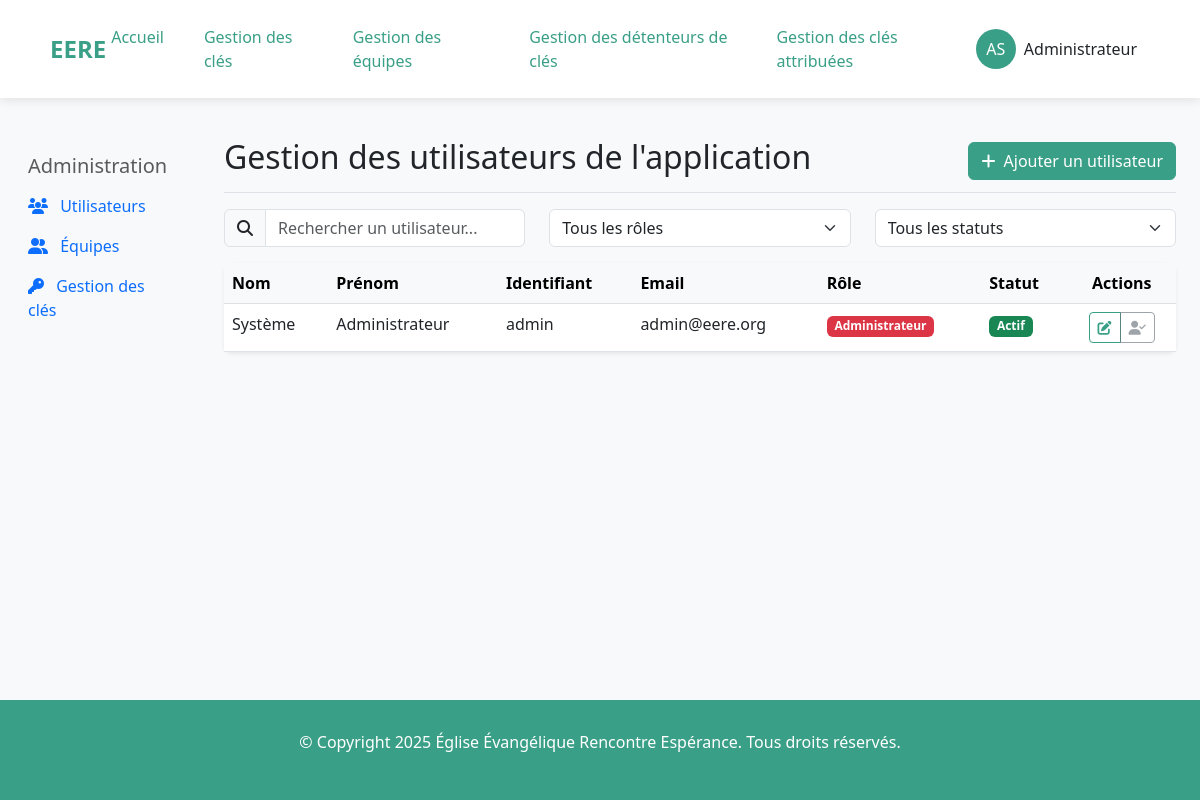
The app's page /owner_management/ (signed in), older data.
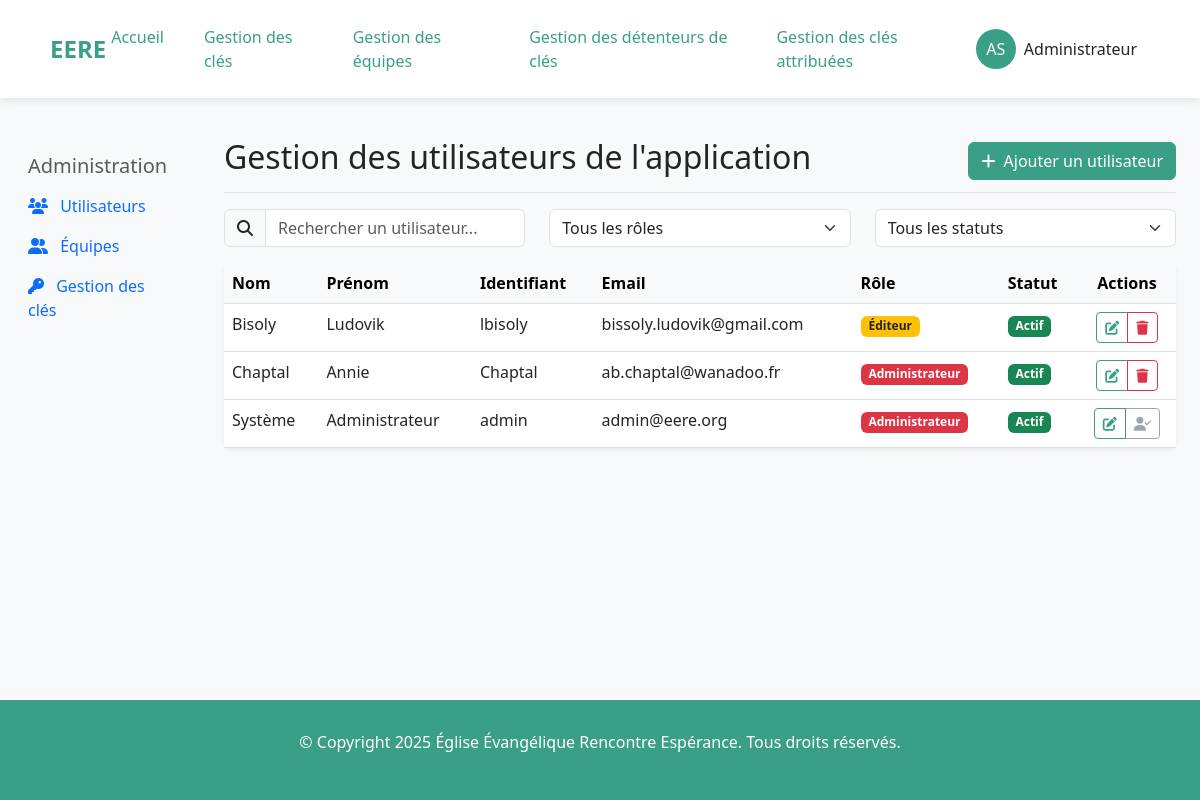
The same page, newer data.
### listings/models.py (models this page shows, shortened)
class Owner(AbstractUser):
    ADMINISTRATOR = 'admin'
    EDITOR = 'editor'
    VISITOR = 'visitor'
    ROLE_CHOICES = [
        (ADMINISTRATOR, 'Administrateur'),
        (EDITOR, 'Éditeur'),                # Peut modifier mais pas administrer
        (VISITOR, 'Visiteur'),              # Accès en lecture seule
    ]
    role = models.CharField(
        max_length=10,
        choices=ROLE_CHOICES,
        default=VISITOR,
        help_text="Détermine les permissions de l'utilisateur dans l'application"
    )
    groups = models.ManyToManyField(
        'auth.Group',
        verbose_name='groups',
        blank=True,
        help_text='The groups this user belongs to.',
        related_name='owner_set',
        related_query_name='owner',
    )
    user_permissions = models.ManyToManyField(
        'auth.Permission',
        verbose_name='user permissions',
        blank=True,
        help_text='Specific permissions for this user.',
        related_name='owner_set',
        related_query_name='owner',
    )
    class Meta:
        verbose_name = "Gestionnaire"
        verbose_name_plural = "Gestionnaires"

### listings/views.py (the view)
# urls.py: path('owner_management/', views.owner_management, name='owner_management'),
@login_required
@user_passes_test(is_admin)
def owner_management(request):
    owners_list = Owner.objects.all().order_by('last_name', 'first_name')
    paginator = Paginator(owners_list, 10)
    page_number = request.GET.get('page')
    owners = paginator.get_page(page_number)
    return render(request, 'listings/owner_management.html', {'owners': owners})

### listings/utils.py (called while the page is built)
def set_current_user(user):
    _thread_locals.user = user

    def __call__(self, request):
        if hasattr(request, 'user') and request.user.is_authenticated:
            set_current_user(request.user)
        else:
            set_current_user(None)
        response = self.get_response(request)
        set_current_user(None)
        return response

### listings/views.py (called while the page is built)
def is_admin(user):
    return user.role == 'admin'

### listings/templates/listings/owner_management.html (shortened to what this page needs)
{% extends "listings/base.html" %}
{% load static %}
{% block content %}
<div class="container-fluid mt-4">
    <div class="row">
        <div class="col-md-3 col-lg-2 d-md-block bg-light sidebar collapse">
            <div class="position-sticky pt-3">
                <h5 class="sidebar-heading d-flex justify-content-between align-items-center px-3 mt-3 mb-2 text-muted">
                    <span>Administration</span>
                </h5>
                <ul class="nav flex-column">
                    <li class="nav-item">
                        <a class="nav-link active" href="{% url 'owner_management' %}">
                            <i class="fas fa-users me-2"></i> Utilisateurs
                        </a>
                    </li>
                    <li class="nav-item">
                        <a class="nav-link" href="{% url 'team_list' %}">
                            <i class="fas fa-user-friends me-2"></i> Équipes
                        </a>
                    </li>
                    <li class="nav-item">
                        <a class="nav-link" href="{% url 'key_list' %}">
                            <i class="fas fa-key me-2"></i> Gestion des clés
                        </a>
                    </li>
                </ul>
            </div>
        </div>
        <main class="col-md-9 ms-sm-auto col-lg-10 px-md-4">
            <div class="d-flex justify-content-between flex-wrap flex-md-nowrap align-items-center pt-3 pb-2 mb-3 border-bottom">
                <h1 class="h2">Gestion des utilisateurs de l'application</h1>
                <div class="btn-toolbar mb-2 mb-md-0">
                    <a href="{% url 'add_owner' %}" class="btn btn-primary">
                        <i class="fas fa-plus me-1"></i> Ajouter un utilisateur
                    </a>
                </div>
            </div>
            <div class="row mb-3">
                <div class="col-md-4">
                    <div class="input-group">
                        <span class="input-group-text" id="search-addon">
                            <i class="fas fa-search"></i>
                        </span>
                        <input type="text" id="searchInput" class="form-control" placeholder="Rechercher un utilisateur..." aria-label="Rechercher">
                    </div>
                </div>
                <div class="col-md-4">
                    <select id="roleFilter" class="form-select">
                        <option value="">Tous les rôles</option>
                    </select>
                </div>
                <div class="col-md-4">
                    <select id="statusFilter" class="form-select">
                        <option value="">Tous les statuts</option>
                    </select>
                </div>
            </div>
            <div class="card shadow-sm">
                <div class="card-body p-0">
                    <div class="table-responsive">
                        <table class="table table-hover mb-0" id="usersTable">
                            <thead class="table-light">
                                <tr>
                                    <th>Nom</th>
                                    <th>Prénom</th>
                                    <th>Identifiant</th>
                                    <th>Email</th>
                                    <th>Rôle</th>
                                    <th>Statut</th>
                                    <th class="text-center">Actions</th>
                                </tr>
                            </thead>
                            <tbody>
                                {% for user_obj in owners %}
                                <tr>
                                    <td>{{ user_obj.last_name }}</td>
                                    <td>{{ user_obj.first_name }}</td>
                                    <td>{{ user_obj.username }}</td>
                                    <td>{{ user_obj.email }}</td>
                                    <td>
                                        <span class="badge {% if user_obj.role == 'admin' %}bg-danger{% elif user_obj.role == 'editor' %}bg-warning text-dark{% else %}bg-info text-dark{% endif %}">
                                            {{ user_obj.get_role_display }}
                                        </span>
                                    </td>
                                    <td>
                                        <span class="badge {% if user_obj.is_active %}bg-success{% else %}bg-secondary{% endif %}">
                                            {% if user_obj.is_active %}Actif{% else %}Inactif{% endif %}
                                        </span>
                                    </td>
                                    <td class="text-center">
                                        <div class="btn-group">
                                            <a href="{% url 'edit_owner' user_obj.id %}" class="btn btn-sm btn-outline-primary">
                                                <i class="fas fa-edit"></i>
                                            </a>
                                            {% if user_obj.id != user.id %}
                                            <a href="{% url 'delete_owner' user_obj.id %}" class="btn btn-sm btn-outline-danger">
                                                <i class="fas fa-trash"></i>
                                            </a>
                                            {% else %}
                                            <button type="button" class="btn btn-sm btn-outline-secondary" disabled title="Vous ne pouvez pas supprimer votre propre compte">
                                                <i class="fas fa-user-check"></i>
                                            </button>
                                            {% endif %}
                                        </div>
                                    </td>
                                </tr>
                                {% empty %}
                                <tr>
                                    <td colspan="7" class="text-center py-4">Aucun utilisateur trouvé.</td>
                                </tr>
                                {% endfor %}
                            </tbody>
                        </table>
                    </div>
                </div>
            </div>
        </main>
    </div>
</div>
{% endblock %}

### listings/templates/listings/base.html (shortened to what this page needs)
<!DOCTYPE html>
{% load static %}
<html lang="fr">
<head>
    <link href="https://cdn.jsdelivr.net/npm/bootstrap@5.3.0/dist/css/bootstrap.min.css" rel="stylesheet">
    <link rel="stylesheet" href="https://cdnjs.cloudflare.com/ajax/libs/font-awesome/6.4.0/css/all.min.css">
</head>
<body>
    <header class="top-header">
        <div class="logo" onclick="window.location.href='{% url 'home' %}'">EERE</div>
        <nav class="nav-menu">
            <a href="{% url 'home' %}" id="menu-home">Accueil</a>
            <a href="{% url 'key_list' %}" id="menu-key_list">Gestion des clés</a>
            <a href="{% url 'team_list' %}" id="menu-team_list">Gestion des équipes</a>
            {% if request.user.role == 'admin' %}
                <a href="{% url 'user_list' %}" id="menu-user_list">Gestion des détenteurs de clés</a>
            {% endif %}
            <a href="{% url 'user_keys' %}" id="menu-user_keys">Gestion des clés attribuées</a>
        </nav>
        {% if request.user.is_authenticated %}
        <div class="user-menu dropdown">
            <button class="btn dropdown-toggle" type="button" id="userMenuButton" data-bs-toggle="dropdown" aria-expanded="false">
                <div class="d-flex align-items-center">
                    <div class="user-initials me-2">
                        {{ request.user.first_name|first }}{{ request.user.last_name|first }}
                    </div>
                    <span class="d-none d-md-inline">{{ request.user.first_name }}</span>
                </div>
            </button>
        </div>
        {% endif %}
    </header>
    <main role="main">
        {% block content %}{% endblock %}
    </main>
    <footer class="footer" id="contact">
        <p>&copy; Copyright {% now "Y" %} Église Évangélique Rencontre Espérance. Tous droits réservés.</p>
    </footer>
</body>
</html>

Row changes from the older to the newer data that the page shows:
added Owner: last_name "Bisoly", first_name "Ludovik", username "lbisoly", email "bissoly.ludovik@gmail.com", role "Éditeur", is_active "Actif"
added Owner: last_name "Chaptal", first_name "Annie", username "Chaptal", email "ab.chaptal@wanadoo.fr", role "Administrateur", is_active "Actif"
